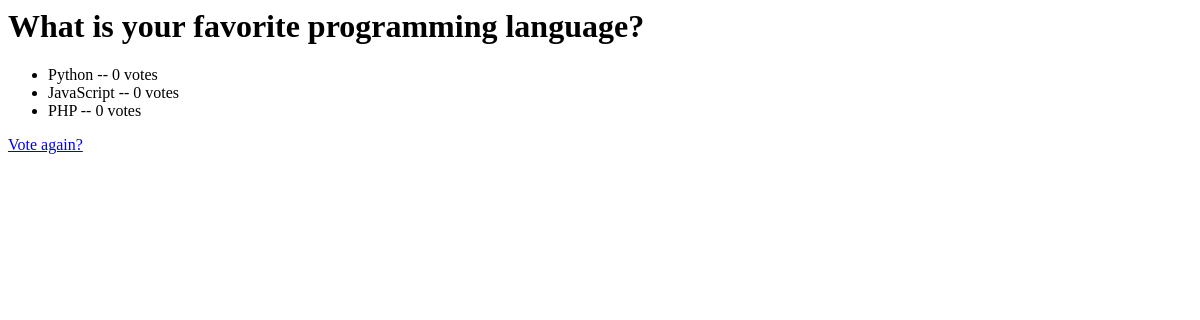
Before: /1/results/ with the older database file.
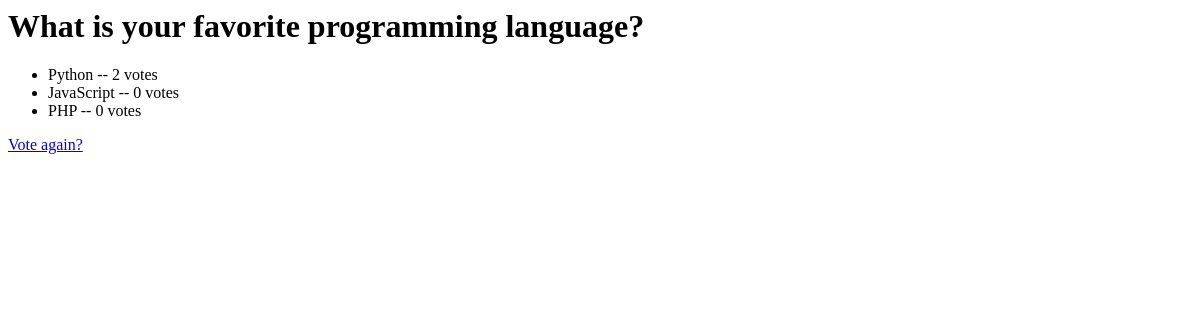
After: the same page with the newer database file.
### polls/models.py (models this page shows, shortened)
class Question(models.Model):
    question_text = models.CharField(max_length=200)
    pub_date = models.DateTimeField('Date Published')

class Choice(models.Model):
    question = models.ForeignKey(Question, on_delete=models.CASCADE)
    choice_text = models.CharField(max_length=200)
    votes = models.IntegerField(default=0)

### polls/views.py (the view)
# urls.py: path('<int:question_id>/results/', views.results, name='results'),
def results(request, question_id):
    question = get_object_or_404(Question, pk=question_id)
    context = {'question': question}
    return render(request, 'polls/results.html', context)

### templates/polls/results.html
<h1>{{ question.question_text }}</h1>
<ul>
{% for choice in question.choice_set.all %}
    <li>{{ choice.choice_text }} -- {{ choice.votes }} vote{{ choice.votes|pluralize }}</li>
{% endfor %}
</ul>
<a href="{% url 'polls:detail' question.id %}">Vote again?</a

Changed rows visible on the page:
changed Choice "Python": votes "0" → "2"
